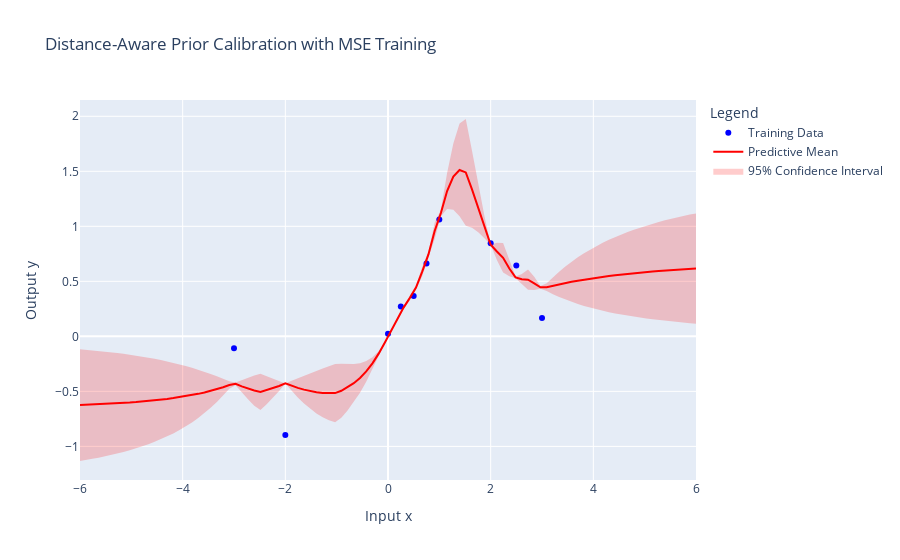

Source (notebook cell):
### Code cell
if __name__ == "__main__":
    # Toy Example Setup
    class SimpleBNN(nn.Module):
        def __init__(self):
            super().__init__()
            self.fc = nn.Sequential(
                nn.Linear(1, 128),
                nn.Tanh(),
                nn.Linear(128, 128),
                nn.Tanh(),
                nn.Linear(128, 128),
                nn.Tanh(),
                nn.Linear(128, 1)
            )

        def forward(self, x):
            return self.fc(x)

    # Generate Toy 1D Data
    torch.manual_seed(42)
    x_train = torch.cat([
        torch.linspace(-3, -2, 2),  # Imbalanced regions
        torch.linspace(0, 1, 5),
        torch.linspace(2, 3, 3)
    ]).unsqueeze(1)
    y_train = torch.sin(x_train) + 0.1 * torch.randn_like(x_train)
    x_val = torch.linspace(-6, 6, 100).unsqueeze(1)  # Out-of-distribution points
    y_val = torch.sin(x_val)  # True function values for validation data

    # Initialize BNN
    bnn = SimpleBNN()

    # Step 1: Train the BNN with MSE Loss
    criterion = nn.MSELoss()
    optimizer = optim.Adam(bnn.parameters(), lr=0.01)
    epochs = 50

    for epoch in range(epochs):
        bnn.train()
        optimizer.zero_grad()
        y_pred = bnn(x_train)
        loss = criterion(y_pred, y_train)
        loss.backward()
        optimizer.step()

        if epoch % 50 == 0:
            print(f"Epoch {epoch}/{epochs}, Loss: {loss.item():.4f}")

    # Step 2: Generate posterior samples (e.g., variational inference or MCMC)
    posterior_samples = [bnn.state_dict() for _ in range(10)]

    # Step 3: Calibrate Distance-Aware Priors
    dap = DAPCalibration(bnn, prior_sigma0=1., x_train=x_train, x_val=x_val)
    phi_opt = dap.calibrate(target_uncertainty=y_train.mean())

    # Step 4: Apply Importance Sampling for Predictions
    predictor = ImportanceSamplingPredictor(posterior_samples, prior_sigma0=1.0)
    distances = dap.prior.compute_distance(x_train, x_val)
    distance_variances = dap.prior.distance_aware_variance(distances, phi_opt)
    weights = predictor.compute_importance_weights(distance_variances)
    predictive_mean, predictive_variance = predictor.predictive_mean_and_variance(x_val, bnn, weights)

    # Convert predictions and intervals to NumPy
    x_val_np = x_val.squeeze().numpy()
    x_train_np = x_train.squeeze().numpy()
    y_train_np = y_train.squeeze().numpy()
    y_val_np = y_val.squeeze().numpy()
    pred_mean_np = predictive_mean.detach().numpy()
    pred_var_np = predictive_variance.detach().numpy()

    # Compute confidence intervals
    lower = pred_mean_np - 1.96 * np.sqrt(pred_var_np)
    upper = pred_mean_np + 1.96 * np.sqrt(pred_var_np)

    # Compute MSE for validation
    mse = np.mean((y_val_np - pred_mean_np) ** 2)
    print(f"Validation Mean Squared Error (MSE): {mse:.4f}")

    # Plot using Plotly
    fig = go.Figure()

    # Training data points
    fig.add_trace(
        go.Scatter(
            x=x_train_np,
            y=y_train_np,
            mode="markers",
            name="Training Data",
            marker=dict(color="blue"),
        )
    )

    # Predictive mean
    fig.add_trace(
        go.Scatter(
            x=x_val_np,
            y=pred_mean_np,
            mode="lines",
            name="Predictive Mean",
            line=dict(color="red"),
        )
    )

    # Confidence interval as a filled band
    fig.add_trace(
        go.Scatter(
            x=np.concatenate([x_val_np, x_val_np[::-1]]),
            y=np.concatenate([upper, lower[::-1]]),
            fill="toself",
            fillcolor="rgba(255, 0, 0, 0.2)",
            line=dict(width=0),
            name="95% Confidence Interval",
        )
    )

    # Layout settings
    fig.update_layout(
        title="Distance-Aware Prior Calibration with MSE Training",
        xaxis_title="Input x",
        yaxis_title="Output y",
        legend_title="Legend",
    )

    fig.show()

### Figure 1 — Plotly figure (JSON) as saved in the notebook; plotly's stock layout.template omitted (floating-point values rounded to 4 significant figures; data arrays with more than 128 entries replaced by an {"elided": "..."} marker saying what was removed)
{"data": [{"marker": {"color": "blue"}, "mode": "markers", "name": "Training Data", "type": "scatter", "x": [-3, -2, 0, 0.25, 0.5, 0.75, 1, 2, 2.5, 3], "y": [-0.1075, -0.8964, 0.02345, 0.2704, 0.3671, 0.663, 1.062, 0.8455, 0.6446, 0.1679]}, {"line": {"color": "red"}, "mode": "lines", "name": "Predictive Mean", "type": "scatter", "x": [-6, -5.879, -5.758, -5.636, -5.515, -5.394, -5.273, -5.152, -5.03, -4.909, -4.788, -4.667, -4.545, -4.424, -4.303, -4.182, -4.061, -3.939, -3.818, -3.697, -3.576, -3.455, -3.333, -3.212, -3.091, -2.97, -2.848, -2.727, -2.606, -2.485, -2.364, -2.242, -2.121, -2.0, -1.879, -1.758, -1.636, -1.515, -1.394, -1.273, -1.152, -1.03, -0.9091, -0.7879, -0.6667, -0.5455, -0.4242, -0.303, -0.1818, -0.06061, 0.06061, 0.1818, 0.303, 0.4242, 0.5455, 0.6667, 0.7879, 0.9091, 1.03, 1.152, 1.273, 1.394, 1.515, 1.636, 1.758, 1.879, 2.0, 2.121, 2.242, 2.364, 2.485, 2.606, 2.727, 2.848, 2.97, 3.091, 3.212, 3.333, 3.455, 3.576, 3.697, 3.818, 3.939, 4.061, 4.182, 4.303, 4.424, 4.545, 4.667, 4.788, 4.909, 5.03, 5.152, 5.273, 5.394, 5.515, 5.636, 5.758, 5.879, 6], "y": [-0.6247, -0.6225, -0.6201, -0.6175, -0.6147, -0.6117, -0.6084, -0.6048, -0.6009, -0.5967, -0.5921, -0.587, -0.5815, -0.5754, -0.5687, -0.5613, -0.5531, -0.544, -0.5339, -0.5226, -0.51, -0.4959, -0.4801, -0.4624, -0.4424, -0.4318, -0.4543, -0.4746, -0.4927, -0.5052, -0.4892, -0.4711, -0.4507, -0.4276, -0.4494, -0.4682, -0.4842, -0.4972, -0.5072, -0.514, -0.517, -0.5155, -0.495, -0.464, -0.4257, -0.378, -0.3186, -0.2454, -0.1573, -0.05653, 0.05087, 0.162, 0.2612, 0.3485, 0.4437, 0.5878, 0.7442, 0.9579, 1.121, 1.321, 1.452, 1.512, 1.49, 1.336, 1.164, 0.9929, 0.8326, 0.7717, 0.7137, 0.6164, 0.536, 0.5195, 0.5154, 0.4821, 0.4454, 0.447, 0.4602, 0.4726, 0.4844, 0.4953, 0.5056, 0.5153, 0.5243, 0.5328, 0.5407, 0.5481, 0.5551, 0.5617, 0.5678, 0.5736, 0.5791, 0.5842, 0.5891, 0.5936, 0.598, 0.602, 0.6059, 0.6096, 0.613, 0.6163]}, {"fill": "toself", "fillcolor": "rgba(255, 0, 0, 0.2)", "line": {"width": 0}, "name": "95% Confidence Interval", "type": "scatter", "x": {"elided": "200 float values"}, "y": {"elided": "200 float values"}}], "layout": {"legend": {"title": {"text": "Legend"}}, "title": {"text": "Distance-Aware Prior Calibration with MSE Training"}, "xaxis": {"title": {"text": "Input x"}}, "yaxis": {"title": {"text": "Output y"}}}}
